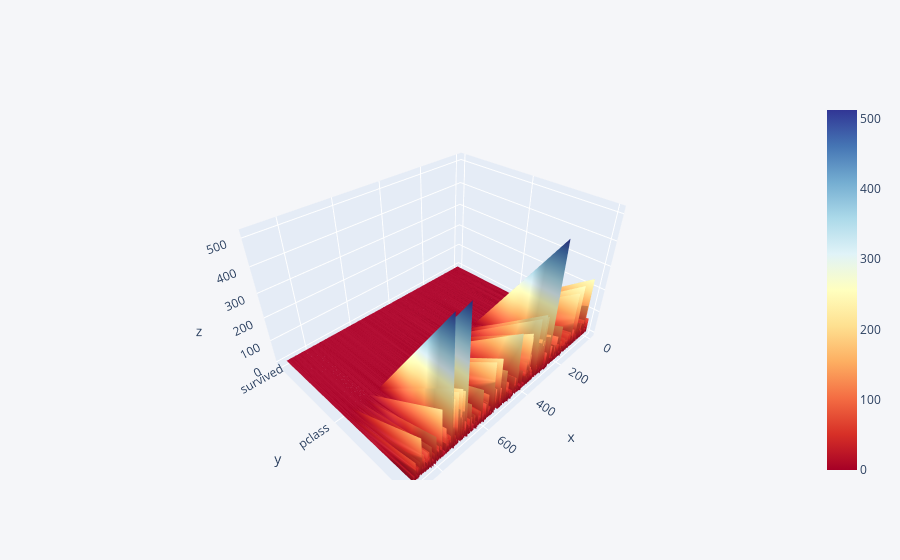

The code cell stored with this chart in its notebook:
### Code cell
df4.iplot(kind='surface', colorscale='rdylbu')

### Figure 1 — Plotly figure (JSON) as saved in the notebook; plotly's stock layout.template omitted (floating-point values rounded to 4 significant figures; data arrays with more than 128 entries replaced by an {"elided": "..."} marker saying what was removed)
{"data": [{"colorscale": [[0, "rgb(165,0,38)"], [0.1, "rgb(215,48,39)"], [0.2, "rgb(244,109,67)"], [0.3, "rgb(253,174,97)"], [0.4, "rgb(254,224,144)"], [0.5, "rgb(255,255,191)"], [0.6, "rgb(224,243,248)"], [0.7, "rgb(171,217,233)"], [0.8, "rgb(116,173,209)"], [0.9, "rgb(69,117,180)"], [1, "rgb(49,54,149)"]], "type": "surface", "x": {"elided": "891 int values"}, "y": ["survived", "pclass", "fare"], "z": {"elided": "3x891 float values"}}], "layout": {"legend": {"bgcolor": "#F5F6F9", "font": {"color": "#4D5663"}}, "paper_bgcolor": "#F5F6F9", "plot_bgcolor": "#F5F6F9", "title": {"font": {"color": "#4D5663"}}, "xaxis": {"gridcolor": "#E1E5ED", "showgrid": true, "tickfont": {"color": "#4D5663"}, "title": {"font": {"color": "#4D5663"}, "text": ""}, "zerolinecolor": "#E1E5ED"}, "yaxis": {"gridcolor": "#E1E5ED", "showgrid": true, "tickfont": {"color": "#4D5663"}, "title": {"font": {"color": "#4D5663"}, "text": ""}, "zerolinecolor": "#E1E5ED"}}}
